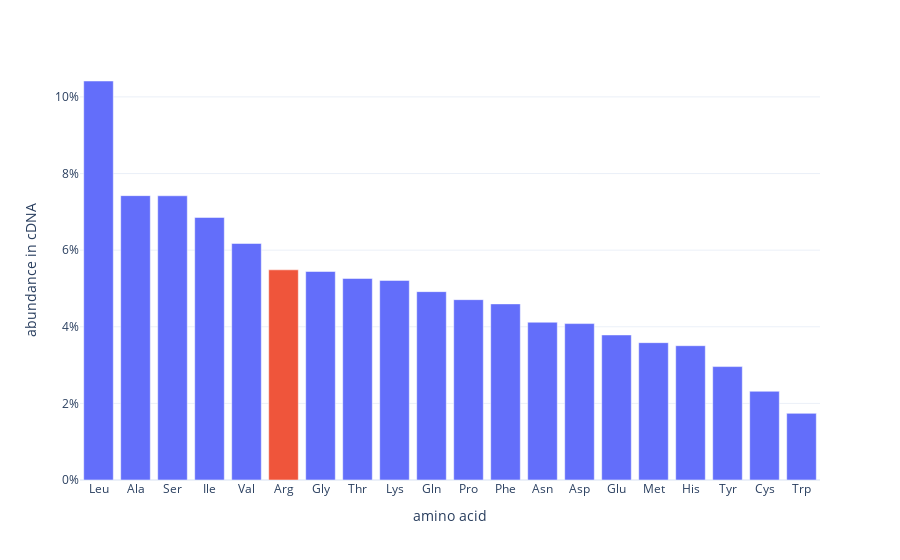

The notebook cell saved with this chart:
### Code cell
fig_aa_distr = px.bar(
    df_aa_counts_normalized,
    x=df_aa_counts_normalized.index,
    y='proportion',
    color=df_aa_counts_normalized.index.map(lambda x: 'red' if x == 'R' else 'blue'),
    # category_orders={'x': df_aa_counts_normalized.index.tolist()},
    labels={
        'proportion': 'abundance in cDNA',
        'seq': 'amino acid',
    },
).update_layout(
    yaxis=dict(tickformat='.0%'),
    xaxis=dict(
        tickvals=df_aa_counts_normalized.index,
        ticktext=[amino_acid_map[aa] for aa in df_aa_counts_normalized.index]
    ),
    # title='Amino Acids in Putative Genes (by open-reading-frame scan of coding DNA in ADP1)',
    showlegend=False,
    xaxis_categoryorder='total descending',
    template="plotly_white",
)

fig_aa_distr.write_image(
    f'../../figures/arg_abundance_in_cdna.pdf',
    width=800,
    height=300,
)

fig_aa_distr

### Figure 1 — Plotly figure (JSON) as saved in the notebook; plotly's stock layout.template omitted (floating-point values rounded to 4 significant figures)
{"data": [{"alignmentgroup": "True", "hovertemplate": "color=blue<br>amino acid=%{x}<br>abundance in cDNA=%{y}<extra></extra>", "legendgroup": "blue", "marker": {"color": "#636efa", "pattern": {"shape": ""}}, "name": "blue", "offsetgroup": "blue", "orientation": "v", "showlegend": true, "textposition": "auto", "x": ["L", "A", "S", "I", "V", "G", "T", "K", "Q", "P", "F", "N", "D", "E", "M", "H", "Y", "C", "W"], "xaxis": "x", "y": [0.1042, 0.07423, 0.07419, 0.06854, 0.06174, 0.05443, 0.05261, 0.05209, 0.04917, 0.04708, 0.04597, 0.04119, 0.04083, 0.03787, 0.03585, 0.03506, 0.0296, 0.02316, 0.01739], "yaxis": "y", "type": "bar"}, {"alignmentgroup": "True", "hovertemplate": "color=red<br>amino acid=%{x}<br>abundance in cDNA=%{y}<extra></extra>", "legendgroup": "red", "marker": {"color": "#EF553B", "pattern": {"shape": ""}}, "name": "red", "offsetgroup": "red", "orientation": "v", "showlegend": true, "textposition": "auto", "x": ["R"], "xaxis": "x", "y": [0.05486], "yaxis": "y", "type": "bar"}], "layout": {"xaxis": {"anchor": "y", "domain": [0.0, 1.0], "title": {"text": "amino acid"}, "tickvals": ["L", "A", "S", "I", "V", "R", "G", "T", "K", "Q", "P", "F", "N", "D", "E", "M", "H", "Y", "C", "W"], "ticktext": ["Leu", "Ala", "Ser", "Ile", "Val", "Arg", "Gly", "Thr", "Lys", "Gln", "Pro", "Phe", "Asn", "Asp", "Glu", "Met", "His", "Tyr", "Cys", "Trp"], "categoryorder": "total descending"}, "yaxis": {"anchor": "x", "domain": [0.0, 1.0], "title": {"text": "abundance in cDNA"}, "tickformat": ".0%"}, "legend": {"title": {"text": "color"}, "tracegroupgap": 0}, "margin": {"t": 60}, "barmode": "relative", "showlegend": false}}
